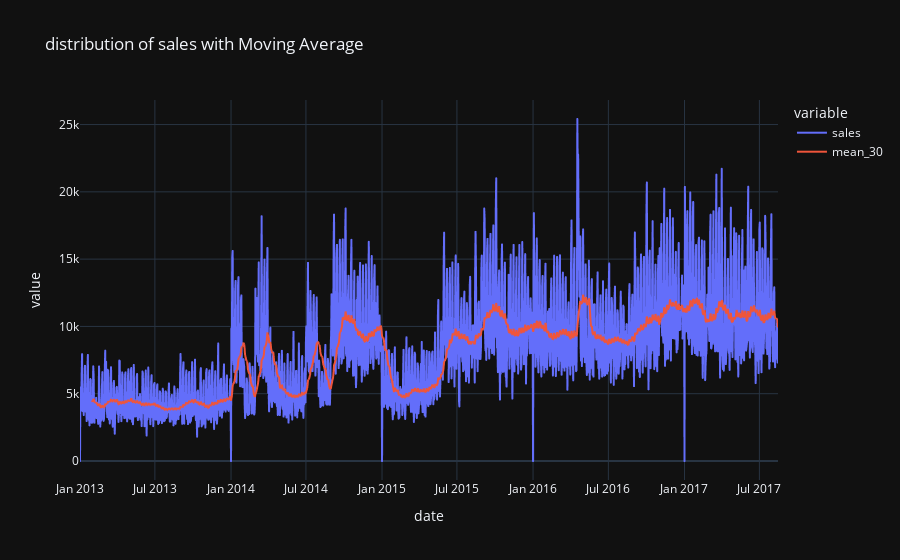

Source (notebook cell):
### Code cell
fig = px.line(sale, x = 'date', y = ['sales', 'mean_30'], template = 'plotly_dark', title = 'distribution of sales with Moving Average')
fig.show()

### Figure 1 — Plotly figure (JSON) as saved in the notebook; plotly's stock layout.template omitted (floating-point values rounded to 4 significant figures; data arrays with more than 128 entries replaced by an {"elided": "..."} marker saying what was removed)
{"data": [{"hovertemplate": "variable=sales<br>date=%{x}<br>value=%{y}<extra></extra>", "legendgroup": "sales", "line": {"color": "#636efa", "dash": "solid"}, "marker": {"symbol": "circle"}, "mode": "lines", "name": "sales", "showlegend": true, "type": "scattergl", "x": {"elided": "1684 str values"}, "xaxis": "x", "y": {"elided": "1684 int values"}, "yaxis": "y"}, {"hovertemplate": "variable=mean_30<br>date=%{x}<br>value=%{y}<extra></extra>", "legendgroup": "mean_30", "line": {"color": "#EF553B", "dash": "solid"}, "marker": {"symbol": "circle"}, "mode": "lines", "name": "mean_30", "showlegend": true, "type": "scattergl", "x": {"elided": "1684 str values"}, "xaxis": "x", "y": {"elided": "1684 float values"}, "yaxis": "y"}], "layout": {"legend": {"title": {"text": "variable"}, "tracegroupgap": 0}, "title": {"text": "distribution of sales with Moving Average"}, "xaxis": {"anchor": "y", "domain": [0, 1], "title": {"text": "date"}}, "yaxis": {"anchor": "x", "domain": [0, 1], "title": {"text": "value"}}}}
